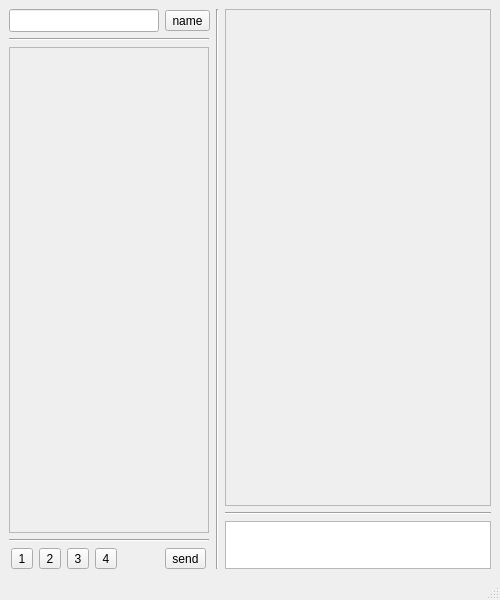
<?xml version="1.0" encoding="UTF-8"?>
<ui version="4.0">
 <author>Maxim</author>
 <class>MainWindow</class>
 <widget class="QMainWindow" name="MainWindow">
  <property name="geometry">
   <rect>
    <x>0</x>
    <y>0</y>
    <width>500</width>
    <height>600</height>
   </rect>
  </property>
  <property name="windowTitle">
   <string>Messager</string>
  </property>
  <widget class="QWidget" name="centralwidget">
   <layout class="QHBoxLayout" name="horizontalLayout_4">
    <item>
     <layout class="QVBoxLayout" name="verticalLayout_left">
      <item>
       <layout class="QHBoxLayout" name="nameLayout">
        <item>
         <widget class="QLineEdit" name="nameEdit">
          <property name="maximumSize">
           <size>
            <width>150</width>
            <height>16777215</height>
           </size>
          </property>
          <property name="font">
           <font>
            <pointsize>10</pointsize>
           </font>
          </property>
         </widget>
        </item>
        <item>
         <widget class="QToolButton" name="nameButton">
          <property name="sizePolicy">
           <sizepolicy hsizetype="Minimum" vsizetype="Fixed">
            <horstretch>0</horstretch>
            <verstretch>0</verstretch>
           </sizepolicy>
          </property>
          <property name="maximumSize">
           <size>
            <width>45</width>
            <height>16777215</height>
           </size>
          </property>
          <property name="text">
           <string>name</string>
          </property>
         </widget>
        </item>
       </layout>
      </item>
      <item>
       <widget class="Line" name="line_left_up">
        <property name="maximumSize">
         <size>
          <width>200</width>
          <height>16777215</height>
         </size>
        </property>
        <property name="orientation">
         <enum>Qt::Horizontal</enum>
        </property>
       </widget>
      </item>
      <item>
       <widget class="QScrollArea" name="scrollListUser">
        <property name="maximumSize">
         <size>
          <width>200</width>
          <height>16777215</height>
         </size>
        </property>
        <property name="widgetResizable">
         <bool>true</bool>
        </property>
        <widget class="QWidget" name="scrollAreaWidgetContents">
         <property name="geometry">
          <rect>
           <x>0</x>
           <y>0</y>
           <width>198</width>
           <height>476</height>
          </rect>
         </property>
         <layout class="QVBoxLayout" name="verticalLayout_2">
          <item>
           <layout class="QVBoxLayout" name="listUser">
            <property name="spacing">
             <number>0</number>
            </property>
           </layout>
          </item>
         </layout>
        </widget>
       </widget>
      </item>
      <item>
       <widget class="Line" name="line_left_down">
        <property name="maximumSize">
         <size>
          <width>200</width>
          <height>16777215</height>
         </size>
        </property>
        <property name="orientation">
         <enum>Qt::Horizontal</enum>
        </property>
       </widget>
      </item>
      <item>
       <layout class="QHBoxLayout" name="horizontalLayout_panel">
        <item>
         <layout class="QHBoxLayout" name="horizontalLayout_buttons">
          <item>
           <widget class="QToolButton" name="btn_1">
            <property name="minimumSize">
             <size>
              <width>22</width>
              <height>0</height>
             </size>
            </property>
            <property name="text">
             <string>1</string>
            </property>
           </widget>
          </item>
          <item>
           <widget class="QToolButton" name="btn_2">
            <property name="minimumSize">
             <size>
              <width>22</width>
              <height>0</height>
             </size>
            </property>
            <property name="text">
             <string>2</string>
            </property>
           </widget>
          </item>
          <item>
           <widget class="QToolButton" name="btn_3">
            <property name="minimumSize">
             <size>
              <width>22</width>
              <height>0</height>
             </size>
            </property>
            <property name="text">
             <string>3</string>
            </property>
           </widget>
          </item>
          <item>
           <widget class="QToolButton" name="btn_4">
            <property name="minimumSize">
             <size>
              <width>22</width>
              <height>0</height>
             </size>
            </property>
            <property name="text">
             <string>4</string>
            </property>
           </widget>
          </item>
         </layout>
        </item>
        <item>
         <spacer name="horizontalSpacer">
          <property name="orientation">
           <enum>Qt::Horizontal</enum>
          </property>
          <property name="sizeType">
           <enum>QSizePolicy::Maximum</enum>
          </property>
          <property name="sizeHint" stdset="0">
           <size>
            <width>40</width>
            <height>20</height>
           </size>
          </property>
         </spacer>
        </item>
        <item>
         <widget class="QToolButton" name="sendButton">
          <property name="text">
           <string>send</string>
          </property>
         </widget>
        </item>
       </layout>
      </item>
     </layout>
    </item>
    <item>
     <widget class="Line" name="line_vertical">
      <property name="orientation">
       <enum>Qt::Vertical</enum>
      </property>
     </widget>
    </item>
    <item>
     <layout class="QVBoxLayout" name="verticalLayout_right">
      <item>
       <widget class="QScrollArea" name="scrollListMessages">
        <property name="widgetResizable">
         <bool>true</bool>
        </property>
        <widget class="QWidget" name="scrollAreaWidgetContents_2">
         <property name="geometry">
          <rect>
           <x>0</x>
           <y>0</y>
           <width>254</width>
           <height>494</height>
          </rect>
         </property>
         <layout class="QVBoxLayout" name="verticalLayout">
          <item>
           <layout class="QVBoxLayout" name="listMessage">
            <property name="spacing">
             <number>0</number>
            </property>
           </layout>
          </item>
         </layout>
        </widget>
       </widget>
      </item>
      <item>
       <widget class="Line" name="line_right">
        <property name="orientation">
         <enum>Qt::Horizontal</enum>
        </property>
       </widget>
      </item>
      <item>
       <widget class="QTextEdit" name="textEdit">
        <property name="maximumSize">
         <size>
          <width>16777215</width>
          <height>48</height>
         </size>
        </property>
        <property name="font">
         <font>
          <pointsize>10</pointsize>
         </font>
        </property>
       </widget>
      </item>
     </layout>
    </item>
   </layout>
  </widget>
  <widget class="QStatusBar" name="statusbar"/>
 </widget>
 <resources/>
 <connections/>
</ui>
